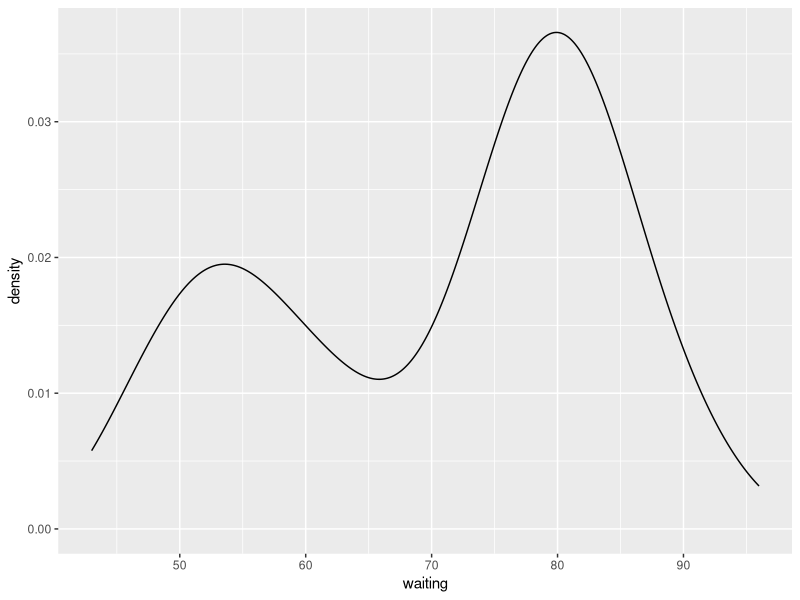
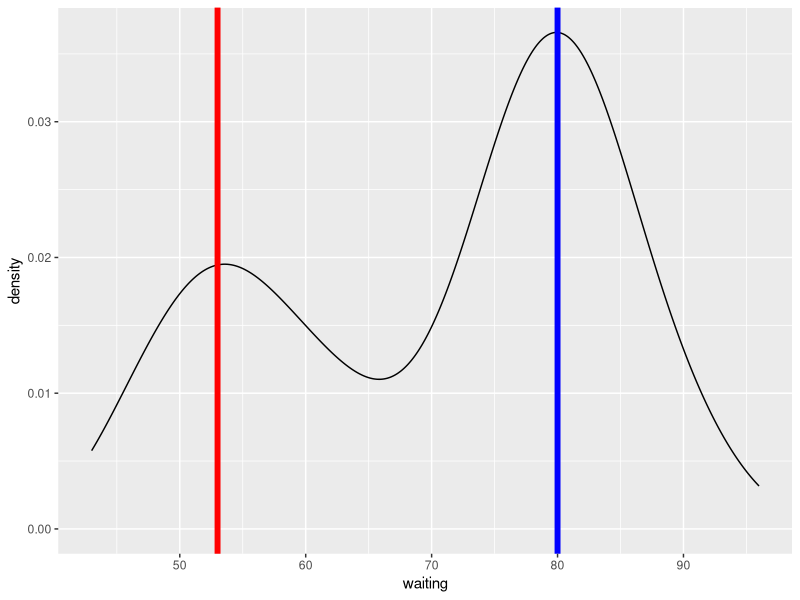
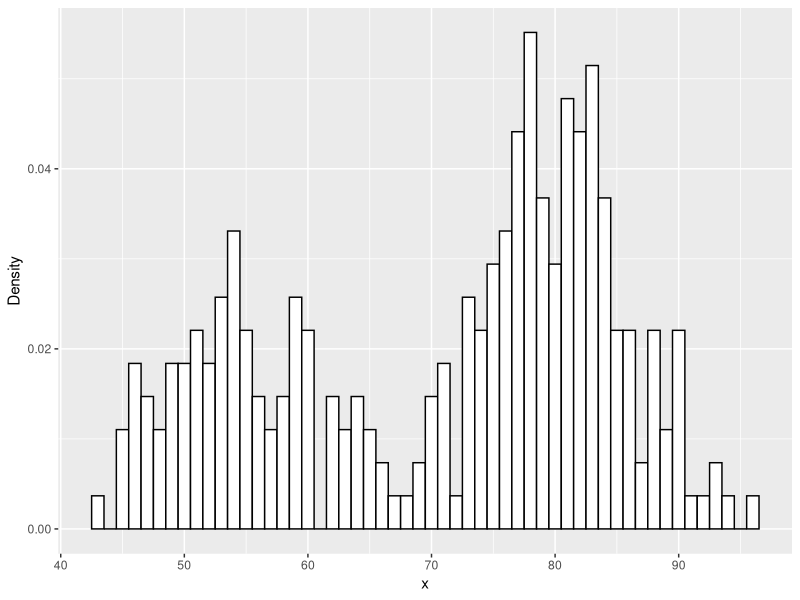
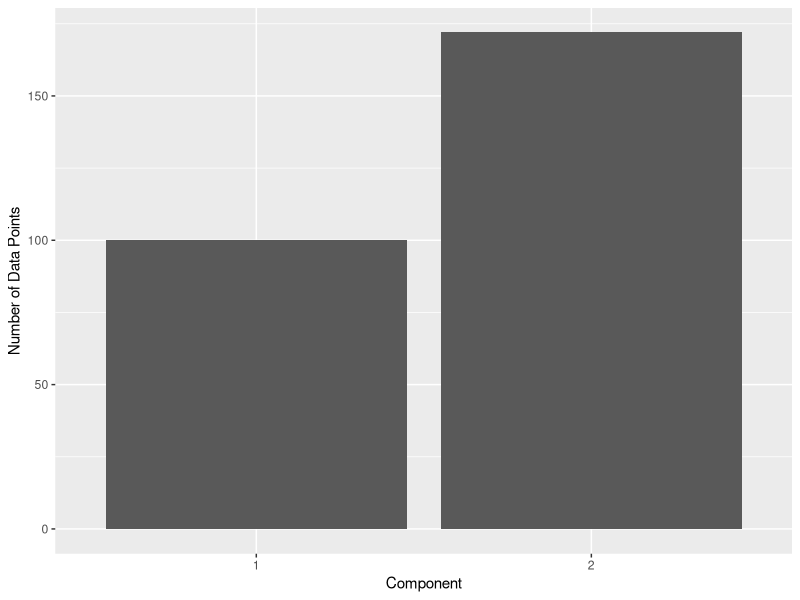
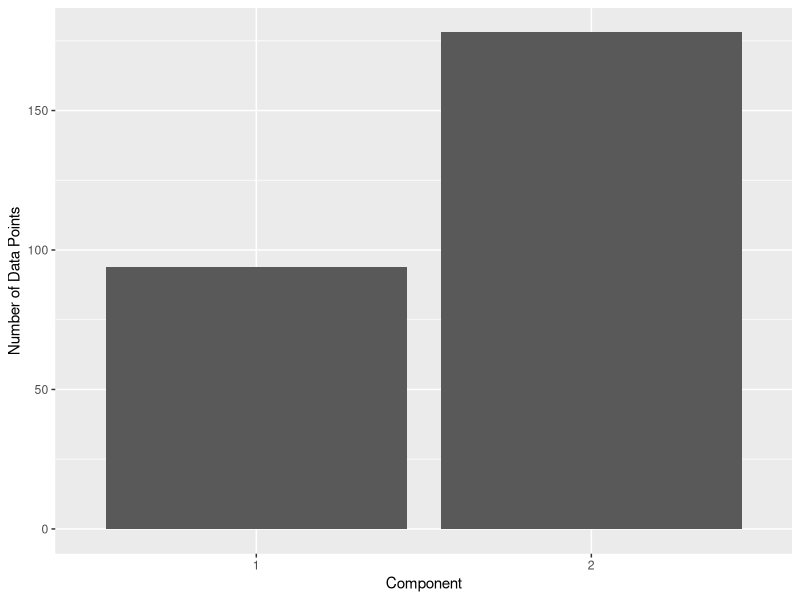

Recreate these plots in R, in order.
## ---- chunk 1
library("knitr")
knitr::opts_chunk$set(fig.path='{{ site.url }}/assets/mixture-model-')
## ---- chunk 2
library("ggplot2")
library("dplyr")

options(scipen = 999)

p <- ggplot(faithful, aes(x = waiting)) +
  geom_density()
p
## ---- chunk 3
head(faithful)
## ---- chunk 4
p + 
  geom_vline(xintercept = 53, col = "red", size = 2) + 
  geom_vline(xintercept = 80, col = "blue", size = 2)
## ---- chunk 5
library("mixtools")

#' Plot a Mixture Component
#' 
#' @param x Input Data
#' @param mu Mean of Component
#' @param sigma Standard of Component
#' @param lam Mixture Weight of Component
plot_mix_comps <- function(x, mu, sigma, lam) {
  lam * dnorm(x, mu, sigma)
}

set.seed(1)
wait <- faithful$waiting
mixmdl <- normalmixEM(wait, k = 2)

data.frame(x = mixmdl$x) %>%
  ggplot() +
  geom_histogram(aes(x, ..density..), binwidth = 1, colour = "black", 
                 fill = "white") +
  stat_function(geom = "line", fun = plot_mix_comps,
                arg = list(mixmdl$mu[1], mixmdl$sigma[1], lam = mixmdl$lambda[1]),
                colour = "red", lwd = 1.5) +
  stat_function(geom = "line", fun = plot_mix_comps,
                arg = list(mixmdl$mu[2], mixmdl$sigma[2], lam = mixmdl$lambda[2]),
                colour = "blue", lwd = 1.5) +
  ylab("Density")
## ---- chunk 6
mixmdl$mu
## ---- chunk 7
mixmdl$sigma
## ---- chunk 8
mixmdl$lambda
## ---- chunk 9
post.df <- as.data.frame(cbind(x = mixmdl$x, mixmdl$posterior))
head(post.df, 10)  # Retrieve first 10 rows
## ---- chunk 10
post.df %>%
  filter(x > 66, x < 68)
## ---- chunk 11
post.df %>%
  mutate(label = ifelse(comp.1 > 0.3, 1, 2)) %>% 
  ggplot(aes(x = factor(label))) +
  geom_bar() +
  xlab("Component") +
  ylab("Number of Data Points")
## ---- chunk 12
post.df %>%
  mutate(label = ifelse(comp.1 > 0.8, 1, 2)) %>%
  ggplot(aes(x = factor(label))) +
  geom_bar() +
  xlab("Component") +
  ylab("Number of Data Points")
